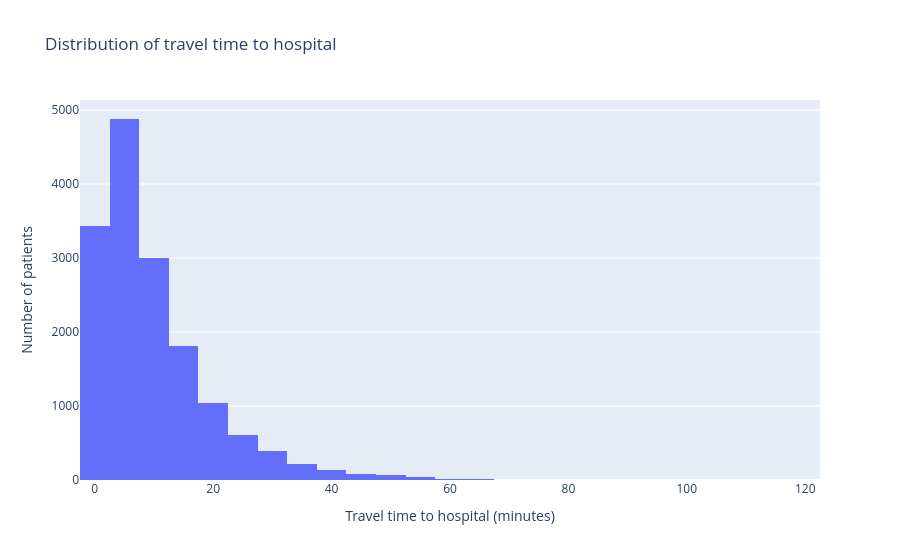

Here is the notebook cell this chart was saved with:
### Code cell
travel_times = [p.travel_time_to_hospital for p in model.patients]

fig = px.histogram(
    x=travel_times,
    nbins=50,
    labels={"x": "Travel time to hospital (minutes)"},
    title="Distribution of travel time to hospital"
)
fig.update_yaxes(title_text="Number of patients")
fig.show()

### Figure 1 — Plotly figure (JSON) as saved in the notebook; plotly's stock layout.template omitted (floating-point values rounded to 4 significant figures; data arrays with more than 128 entries replaced by an {"elided": "..."} marker saying what was removed)
{"data": [{"bingroup": "x", "hovertemplate": "Travel time to hospital (minutes)=%{x}<br>count=%{y}<extra></extra>", "legendgroup": "", "marker": {"color": "#636efa", "pattern": {"shape": ""}}, "name": "", "nbinsx": 50, "orientation": "v", "showlegend": false, "type": "histogram", "x": {"elided": "15909 float values"}, "xaxis": "x", "yaxis": "y"}], "layout": {"barmode": "relative", "legend": {"tracegroupgap": 0}, "title": {"text": "Distribution of travel time to hospital"}, "xaxis": {"anchor": "y", "domain": [0, 1], "title": {"text": "Travel time to hospital (minutes)"}}, "yaxis": {"anchor": "x", "domain": [0, 1], "title": {"text": "Number of patients"}}}}
